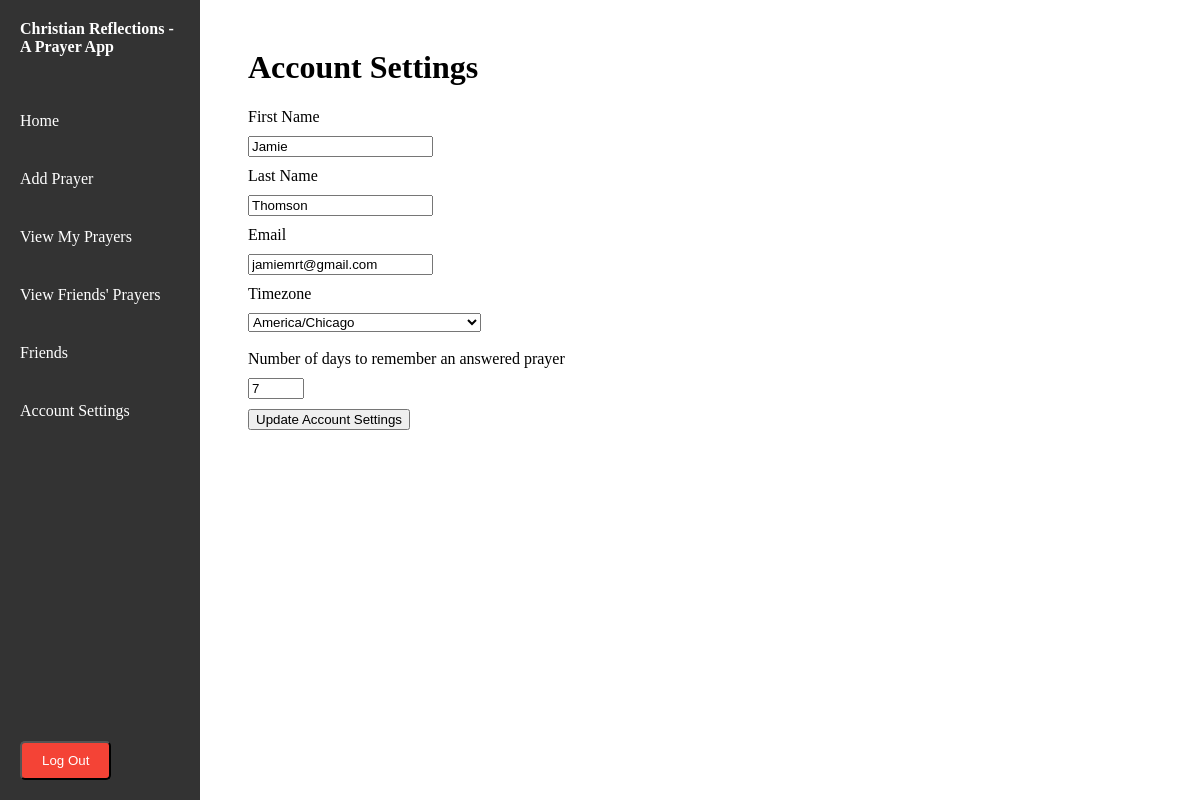
Page /account_settings (signed in) on the committed database.
### app.py (models this page shows, shortened)
class User(db.Model):
    id = db.Column(db.Integer, primary_key=True)
    firstname = db.Column(db.String(100), nullable=False)
    lastname = db.Column(db.String(100), nullable=False)
    email = db.Column(db.String(100), unique = True, nullable=False)
    password = db.Column(db.String(128), nullable=False)
    timezone = db.Column(db.String(64), nullable=False, default='America/Chicago')
    thankfulness_length = db.Column(db.Integer, nullable=False,default=7)
    history = db.relationship('PrayerHistory', back_populates='user')

### app.py (the view, shortened to what this page needs)
@app.route('/account_settings', methods=['POST', 'GET'])
@login_required
def account_settings():
    form = AccountSettingsForm()
    form.firstname.data = current_user.firstname
    form.lastname.data = current_user.lastname
    form.email.data = current_user.email
    form.timezone.data = current_user.timezone
    form.thankfulness_length.data = current_user.thankfulness_length
    return render_template('account_settings.html', form=form)

### app.py
class AccountSettingsForm(FlaskForm):
    firstname = StringField('First Name', validators=[DataRequired(), Length(max=100)])
    lastname = StringField('Last Name', validators=[DataRequired(), Length(max=100)])
    email = StringField('Email', validators=[DataRequired(), Email(), Length(max=100)])
    password1 = PasswordField('Password', validators=[DataRequired(), Length(min=3, max=20)])
    password2 = PasswordField('Confirm Password', validators=[DataRequired(), EqualTo('password1', message='Passwords must match')])
    timezone = SelectField('Timezone', choices=[(tz, tz) for tz in common_timezones], validators=[Length(max=100)])
    thankfulness_length = IntegerField('Number of days to remember an answered prayer', validators=[DataRequired(), NumberRange(min=0, max=99)])

### app.py (called while the page is built)
@login_manager.user_loader
def load_user(user_id):
    return db.session.get(User,int(user_id))

### templates/account_settings.html (shortened to what this page needs)
{% extends 'base.html' %}
{% block content %}
    <h1>Account Settings</h1>
    <form method="POST" action="{{ url_for('account_settings') }}">
        <div class="form-group">
            {{ form.firstname.label }} {{ form.firstname(class="form-control") }}
        </div>
        <div class="form-group">
            {{ form.lastname.label }} {{ form.lastname(class="form-control") }}
        </div>
        <div class="form-group">
            {{ form.email.label }} {{ form.email(class="form-control") }}
        </div>
        <div class="form-group">
            {{ form.timezone.label }} {{ form.timezone(class="form-control") }}
        </div>
        <br>
        <div class="form-group">
            {{ form.thankfulness_length.label }} {{ form.thankfulness_length(class="form-control") }}
        </div>
        <button type="submit" class="btn btn-primary">Update Account Settings</button>
    </form>
{% endblock %}

### static/css/styles.css (style rules this page uses)
label, input { display: block; margin-bottom: 10px; }

### rows in the picture
User: firstname "Jamie", lastname "Thomson", email "jamiemrt@gmail.com", timezone "America/Chicago", thankfulness_length "7"
